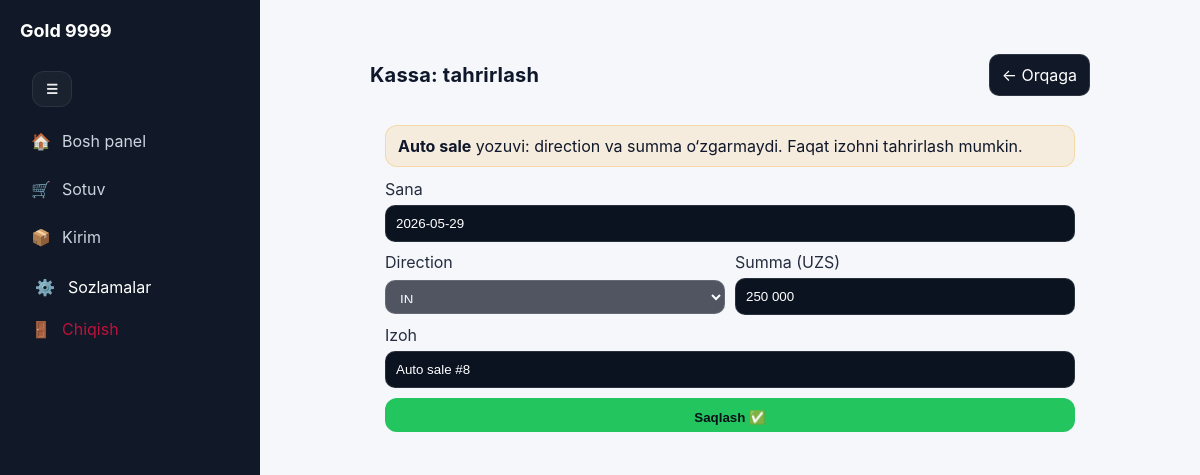
Page /kassa/edit/10 (signed in) on the committed database.
### tables this page shows
CREATE TABLE cash_moves (
  id INTEGER PRIMARY KEY AUTOINCREMENT,
  move_date TEXT DEFAULT (date('now')),
  direction TEXT NOT NULL,          -- 'IN' yoki 'OUT'
  amount_uzs REAL NOT NULL,
  note TEXT DEFAULT '',
  created_at TEXT DEFAULT (datetime('now'))
, sale_id INTEGER);

### app.py (the view, shortened to what this page needs)
@app.route("/kassa/edit/<int:move_id>", methods=["GET", "POST"])
@login_required
def kassa_edit(move_id: int):
    init_db()
    import sqlite3
    conn = sqlite3.connect(_db_path())
    conn.row_factory = sqlite3.Row
    try:
        row = conn.execute("""
            SELECT id, move_date, direction, amount_uzs, note, COALESCE(sale_id, NULL) AS sale_id
            FROM cash_moves WHERE id=?
        """, (move_id,)).fetchone()
        if not row:
            flash("Topilmadi", "danger")
            return redirect(url_for("kassa"))
        is_auto_sale = (row["sale_id"] is not None)
        return render_template("kassa_edit.html", r=row, is_auto_sale=is_auto_sale)
    finally:
        conn.close()

### app.py (called while the page is built)
def _db_path():
    return os.path.join(os.path.dirname(__file__), "data.db")

def get_db() -> sqlite3.Connection:
    if "db" not in g:
        conn = sqlite3.connect(DB_PATH)
        conn.execute("PRAGMA foreign_keys = ON;")
        conn.execute("PRAGMA journal_mode = WAL;")
        conn.execute("PRAGMA synchronous = NORMAL;")
        conn.execute("PRAGMA temp_store = MEMORY;")
        conn.execute("PRAGMA cache_size = -20000;")
        conn.row_factory = sqlite3.Row
        conn.execute("PRAGMA foreign_keys = ON;")
        g.db = conn
    return g.db

def q1(sql: str, params: tuple = ()) -> Optional[sqlite3.Row]:
    cur = get_db().execute(sql, params)
    row = cur.fetchone()
    cur.close()
    return row

def login_required(fn):
    @wraps(fn)
    def wrapper(*args, **kwargs):
        if not session.get("user_id"):
            return redirect(url_for("login"))
        return fn(*args, **kwargs)
    return wrapper

### templates/kassa_edit.html (shortened to what this page needs)
{% extends "base.html" %}
{% block content %}
<div style="max-width:720px; margin:18px auto; padding:16px;">
  <div style="display:flex; align-items:center; justify-content:space-between; gap:10px; margin-bottom:14px;">
    <h2 style="margin:0; font-size:20px;">Kassa: tahrirlash</h2>
    <a href="{{ url_for('kassa') }}" style="text-decoration:none; padding:10px 12px; border-radius:10px; background:#111827; border:1px solid rgba(255,255,255,.12); color:#fff;">
      ← Orqaga
    </a>
  </div>
  <div style="padding:14px; border-radius:14px; background:rgba(255,255,255,.04); border:1px solid rgba(255,255,255,.10);">
    {% if is_auto_sale %}
      <div style="padding:10px 12px; border-radius:12px; background:rgba(245,158,11,.12); border:1px solid rgba(245,158,11,.25); margin-bottom:12px;">
        <b>Auto sale</b> yozuvi: direction va summa o‘zgarmaydi. Faqat izohni tahrirlash mumkin.
      </div>
    {% endif %}
    <form method="POST" style="display:grid; gap:10px;">
      <div style="display:grid; gap:6px;">
        <label style="opacity:.9;">Sana</label>
        <input name="move_date" value="{{ r.move_date }}" {% if is_auto_sale %}disabled{% endif %}
               style="padding:10px; border-radius:10px; border:1px solid rgba(255,255,255,.12); background:#0b1220; color:#fff;" />
      </div>
      <div style="display:flex; gap:10px; flex-wrap:wrap;">
        <div style="flex:1; min-width:180px; display:grid; gap:6px;">
          <label style="opacity:.9;">Direction</label>
          <select name="direction" {% if is_auto_sale %}disabled{% endif %}
                  style="padding:10px; border-radius:10px; border:1px solid rgba(255,255,255,.12); background:#0b1220; color:#fff;">
            <option value="IN" {% if r.direction=='IN' %}selected{% endif %}>IN</option>
          </select>
        </div>
        <div style="flex:1; min-width:220px; display:grid; gap:6px;">
          <label style="opacity:.9;">Summa (UZS)</label>
          <input name="amount_uzs" inputmode="numeric" value="{{ '{:,.0f}'.format(r.amount_uzs or 0).replace(',', ' ') }}"
                 {% if is_auto_sale %}disabled{% endif %}
                 style="padding:10px; border-radius:10px; border:1px solid rgba(255,255,255,.12); background:#0b1220; color:#fff;" />
        </div>
      </div>
      <div style="display:grid; gap:6px;">
        <label style="opacity:.9;">Izoh</label>
        <input name="note" value="{{ r.note or '' }}"
               style="padding:10px; border-radius:10px; border:1px solid rgba(255,255,255,.12); background:#0b1220; color:#fff;" />
      </div>
      <button type="submit"
              style="padding:12px; border-radius:12px; border:none; cursor:pointer; background:#22c55e; color:#071018; font-weight:700;">
        Saqlash ✅
      </button>
    </form>
  </div>
</div>
{% endblock %}

### static/style.css (style rules this page uses)
body { margin:0; font-family:-apple-system,BlinkMacSystemFont,"Segoe UI",Roboto; background:#f2f4f8; }
h1, h2 { margin: 0 0 12px 0; letter-spacing: .2px; }
button, .btn { height: 34px; padding: 0 12px; border: 0; border-radius: 10px; cursor: pointer; font-weight: 600; }
select { height: 34px; padding: 6px 10px; border: 1px solid #cbd5e1; border-radius: 10px; background:#fff; }
:root { --bg0:#0b1220; --bg1:#0f172a; --card:rgba(255,255,255,.07); --card2:rgba(255,255,255,.10); --text:#e5e7eb; --muted:#94a3b8; --line:rgba(255,255,255,.14); --accent:#60a5fa; --accent2:#34d399; }
.app-body { background:#f5f7fb; color:#0f172a; }
@media (min-width: 900px) { body { padding-bottom: 0 !important; } }

### rows in the picture
cash_moves: move_date "2026-05-29", direction "IN", amount_uzs "250 000", note "Auto sale #8"
